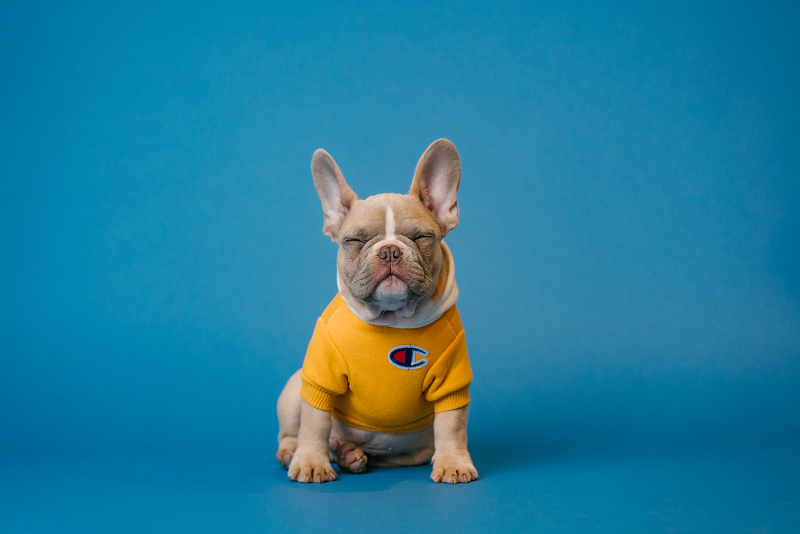
#> input picture _notebooks/image_formats/test.png, 800 x 534 px
$ jupyter execute --allow-errors 2022-09-03-Image-Formats.ipynb
#> lines starting #> are read from the running program, lines starting #| are printed output that depends on the picture
# Image Formats
> Introduction for the various formats in reading an image and then use it in tensorrt/Cudnn.

- toc: true
- comments: true
- layout: post
- categories: [OpenCV, PIL, TensorRT, Python]
- image: images/trtlogo.png
- author: Prince

# File Information

[cell 1]
import cv2
import numpy as np
from PIL import Image
import matplotlib.pyplot as plt

## OpenCV
To read a sample image, and reading its properties like height, width, and channels.

- Reads in BGR format
- `shape` is for finding the size of image
- rows, column, and channel are returned from `shape`
- rows means height, column means width, channels : 3 for color or 1 for Grayscale

[cell 2]
img = cv2.imread("image_formats/test.png")
#> img is the input picture: shape (534, 800, 3); mean B, G, R 156.3, 124.8, 33.5

[cell 3]
Row,Column,Channel = img.shape
#> Row = 534; Column = 800; Channel = 3

[cell 4]
print("Rows = ", Row, "Columns = ", Column)
#| Rows =  534 Columns =  800

[cell 5]
print("Height = ", Row, "Width = ", Column, "Channels = ", Channel)
#| Height =  534 Width =  800 Channels =  3

## PIL
- Reads in RGB format
- `size` is for finding the size of image
- column and rows are returned from `size`
- rows means height, column means width
- mode is string which defines the type and depth of a pixel in image

[cell 6]
img_pil = Image.open("image_formats/test.png")

- 1 (1-bit pixels, black and white, stored with one pixel per byte)
- L (8-bit pixels, black and white)
- RGB (3x8-bit pixels, true color)
- RGBA (4x8-bit pixels, true color with transparency mask)
- CMYK (4x8-bit pixels, color separation)
- HSV (3x8-bit pixels, Hue, Saturation, Value color space)

[cell 7]
img_pil.mode
#> Out = 'RGB'

[cell 8]
Column,Row = img_pil.size

[cell 9]
print("Rows = ", Row, "Columns = ", Column)
#| Rows =  534 Columns =  800

## Numpy

### Using OpenCV

[cell 10]
png_np_img = np.asarray(img)
plt.imshow(png_np_img)

# if its grayscale plt.imshow(png_np_img, cmap='gray')
# Showing the np characteritics

print("shape is ", png_np_img.shape)
#| shape is  (534, 800, 3)
print("dtype is ", png_np_img.dtype)
#| dtype is  uint8
print("ndim is ", png_np_img.ndim)
#| ndim is  3
print("itemsize is ", png_np_img.itemsize) # size in bytes of each array element
#| itemsize is  1
print("nbytes is ", png_np_img.nbytes) # size in bytes of each array element
#| nbytes is  1281600

### Using PIL

[cell 11]
png_np_img = np.asarray(img_pil)
plt.imshow(png_np_img) # this will graphit in a jupyter notebook
# or if its grayscale plt.imshow(png_np_img, cmap='gray')
# FWIW, this will show the np characteritics
print("shape is ", png_np_img.shape)
#| shape is  (534, 800, 3)
print("dtype is ", png_np_img.dtype)
#| dtype is  uint8
print("ndim is ", png_np_img.ndim)
#| ndim is  3
print("itemsize is ", png_np_img.itemsize) # size in bytes of each array element
#| itemsize is  1
print("nbytes is ", png_np_img.nbytes) # size in bytes of each array element
#| nbytes is  1281600

# Access Pixel

- Using GIMP, the coordinate system (x,y) is defined as below

- At **(600,100)** in GIMP we have following R,G,B values
  **(21,131,172)**

## Using OpenCV

- Uses BGR format
- Accesses using row first, then column
- The format **(X,Y) -> (600,100) or (ROW,COL) -> (100,600)**

[cell 12]
row = 100
col = 600
pixel_b, pixel_g, pixel_r = img[row][col]
#> pixel_b = 172; pixel_g = 131; pixel_r = 21
print("BGR values = ", pixel_b, pixel_g, pixel_r)
#| BGR values =  172 131 21

## Using PIL

- Uses RGB format
- Accesses using column first, then row
- The format **(X,Y) -> (600,100) or (COL,ROW) -> (600,100)**

[cell 13]
row = 100
col = 600
pixel_r, pixel_g, pixel_b = img_pil.getpixel((col,row))
print("BGR values = ", pixel_b, pixel_g, pixel_r)
#| BGR values =  172 131 21

## Using Numpy

- Uses RGB/BGR depending on input
- Accesses using row first, then column for all formats
- The format **(X,Y) -> (600,100) or (ROW,COL) -> (100,600)**

[cell 14]
# OpenCV
row = 100
col = 600
pixel_b, pixel_g, pixel_r = np.array(img)[row,col]
print("BGR values = ", pixel_b, pixel_g, pixel_r)
#| BGR values =  172 131 21

[cell 15]
# PIL
row = 100
col = 600
pixel_r, pixel_g, pixel_b = np.array(img_pil)[row,col]
print("BGR values = ", pixel_b, pixel_g, pixel_r)
#| BGR values =  172 131 21

# Channels

### Using OpenCV

[cell 16]
b,g,r = cv2.split(img)
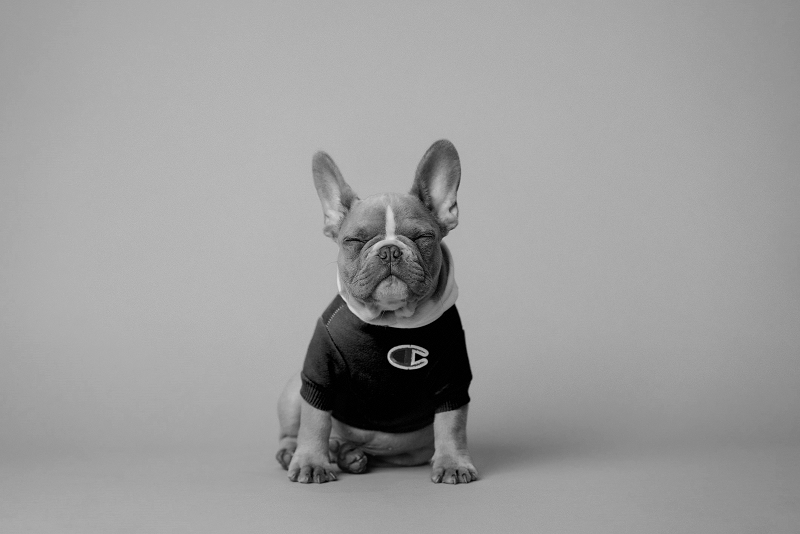
#> b: shape (534, 800); min 0, max 222, mean 156.3
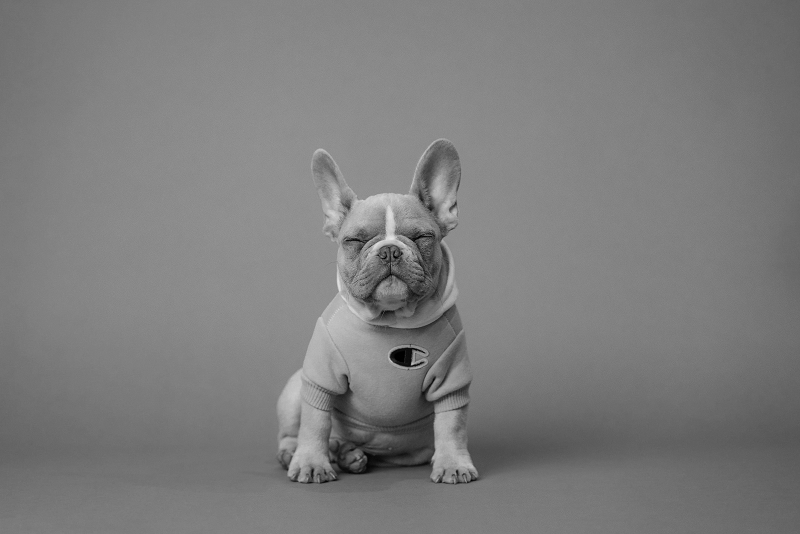
#> g: shape (534, 800); min 0, max 230, mean 124.8
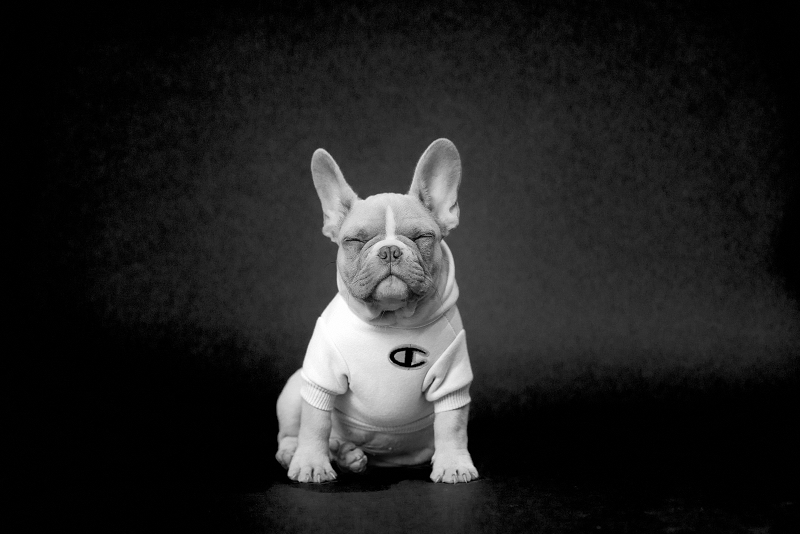
#> r: shape (534, 800); min 0, max 255, mean 33.5

[cell 17]
f, axarr = plt.subplots(2,2)
axarr[0,0].imshow(img)
axarr[0,1].imshow(b)
axarr[1,0].imshow(g)
axarr[1,1].imshow(r)
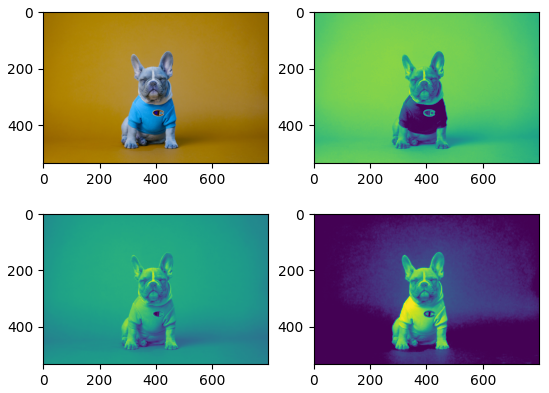
#> figure drawn by matplotlib, 4 panels; B, G, R data is drawn as R, G, B

### Using PIL

[cell 18]
r,g,b = img_pil.split()
#r = img.getchannel(0)
#g = img.getchannel(1)
#b = img.getchannel(2)

[cell 19]
f, axarr = plt.subplots(2,2)
axarr[0,0].imshow(img_pil)
axarr[0,1].imshow(b)
axarr[1,0].imshow(g)
axarr[1,1].imshow(r)
